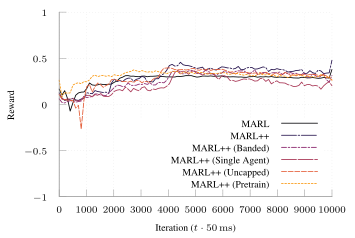

The script that saved this image:
set terminal tikz standalone color size 9cm,6cm font '\scriptsize' preamble '\usepackage{microtype} \usepackage{times} \usepackage[T1]{fontenc} \usepackage{siunitx}\sisetup{detect-all}'
set output "tcp-m-16-reward.tex"

load "inferno.pal"

set style line 102 lc rgb '#a0a0a0' lt 1 lw 1
set border ls 102
set colorbox border 102
set key textcolor rgb "black"
set tics textcolor rgb "black"
set label textcolor rgb "black"

set border 3
set grid x y
set xtics nomirror
set ytics nomirror

#set key autotitle columnhead
set datafile separator ","

set xlabel "Iteration ($t \\cdot{} \\SI{50}{\\milli\\second}$)"
set ylabel "Reward"

set yrange [-1.0:1.0]
set key inside bottom right

plot '../results/online-16-avg-ng.csv' u 1:2 w lines smooth sbezier title "MARL" dt 1, \
     '../results/m-tcp-natural-16' u 1:2 w lines smooth sbezier title "MARL++" dt (18,2,2,2), \
     '../results/m-tcp-banded-16' u 1:2 w lines smooth sbezier title "MARL++ (Banded)" ls 4  dt (6,2,2,2), \
     '../results/m-tcp-single-16' u 1:2 w lines smooth sbezier title "MARL++ (Single Agent)" ls 5 dt (18,2), \
     '../results/m-tcp-uncap-16' u 1:2 w lines smooth sbezier title "MARL++ (Uncapped)" ls 6 dt (6,2), \
     '../results/tcp-combo-16-avg.csv' u 1:2 w lines smooth sbezier title "MARL++ (Pretrain)" ls 7 dt (2,2), \
